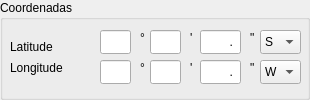
<?xml version="1.0" encoding="UTF-8"?>
<ui version="4.0">
 <class>gbcoordinates</class>
 <widget class="QGroupBox" name="gbcoordinates">
  <property name="geometry">
   <rect>
    <x>0</x>
    <y>0</y>
    <width>310</width>
    <height>100</height>
   </rect>
  </property>
  <property name="windowTitle">
   <string>GroupBox</string>
  </property>
  <property name="title">
   <string>Coordenadas</string>
  </property>
  <widget class="QLabel" name="setlonlabel">
   <property name="geometry">
    <rect>
     <x>250</x>
     <y>60</y>
     <width>16</width>
     <height>16</height>
    </rect>
   </property>
   <property name="text">
    <string>&quot;</string>
   </property>
  </widget>
  <widget class="QLabel" name="label_lat">
   <property name="geometry">
    <rect>
     <x>10</x>
     <y>40</y>
     <width>57</width>
     <height>14</height>
    </rect>
   </property>
   <property name="text">
    <string>Latitude</string>
   </property>
  </widget>
  <widget class="QLineEdit" name="latgr">
   <property name="geometry">
    <rect>
     <x>100</x>
     <y>30</y>
     <width>31</width>
     <height>24</height>
    </rect>
   </property>
   <property name="sizePolicy">
    <sizepolicy hsizetype="Fixed" vsizetype="Fixed">
     <horstretch>0</horstretch>
     <verstretch>0</verstretch>
    </sizepolicy>
   </property>
   <property name="focusPolicy">
    <enum>Qt::StrongFocus</enum>
   </property>
   <property name="layoutDirection">
    <enum>Qt::LeftToRight</enum>
   </property>
   <property name="inputMethodHints">
    <set>Qt::ImhDigitsOnly</set>
   </property>
   <property name="inputMask">
    <string>99</string>
   </property>
   <property name="maxLength">
    <number>2</number>
   </property>
   <property name="alignment">
    <set>Qt::AlignRight|Qt::AlignTrailing|Qt::AlignVCenter</set>
   </property>
   <property name="cursorMoveStyle">
    <enum>Qt::LogicalMoveStyle</enum>
   </property>
  </widget>
  <widget class="QLabel" name="minlatlabel">
   <property name="geometry">
    <rect>
     <x>190</x>
     <y>30</y>
     <width>16</width>
     <height>16</height>
    </rect>
   </property>
   <property name="text">
    <string>'</string>
   </property>
  </widget>
  <widget class="QLineEdit" name="lonseg">
   <property name="geometry">
    <rect>
     <x>200</x>
     <y>60</y>
     <width>41</width>
     <height>24</height>
    </rect>
   </property>
   <property name="sizePolicy">
    <sizepolicy hsizetype="Fixed" vsizetype="Fixed">
     <horstretch>0</horstretch>
     <verstretch>0</verstretch>
    </sizepolicy>
   </property>
   <property name="focusPolicy">
    <enum>Qt::StrongFocus</enum>
   </property>
   <property name="layoutDirection">
    <enum>Qt::LeftToRight</enum>
   </property>
   <property name="inputMethodHints">
    <set>Qt::ImhDigitsOnly</set>
   </property>
   <property name="inputMask">
    <string>99.9</string>
   </property>
   <property name="maxLength">
    <number>4</number>
   </property>
   <property name="alignment">
    <set>Qt::AlignRight|Qt::AlignTrailing|Qt::AlignVCenter</set>
   </property>
   <property name="cursorMoveStyle">
    <enum>Qt::LogicalMoveStyle</enum>
   </property>
  </widget>
  <widget class="QLabel" name="label_lon">
   <property name="geometry">
    <rect>
     <x>10</x>
     <y>60</y>
     <width>71</width>
     <height>16</height>
    </rect>
   </property>
   <property name="text">
    <string>Longitude</string>
   </property>
  </widget>
  <widget class="QLabel" name="minlonlabel">
   <property name="geometry">
    <rect>
     <x>190</x>
     <y>60</y>
     <width>16</width>
     <height>16</height>
    </rect>
   </property>
   <property name="text">
    <string>'</string>
   </property>
  </widget>
  <widget class="QComboBox" name="comboLat">
   <property name="geometry">
    <rect>
     <x>260</x>
     <y>30</y>
     <width>41</width>
     <height>24</height>
    </rect>
   </property>
   <property name="focusPolicy">
    <enum>Qt::NoFocus</enum>
   </property>
   <item>
    <property name="text">
     <string>S</string>
    </property>
   </item>
   <item>
    <property name="text">
     <string>N</string>
    </property>
   </item>
  </widget>
  <widget class="QLineEdit" name="longr">
   <property name="geometry">
    <rect>
     <x>100</x>
     <y>60</y>
     <width>31</width>
     <height>24</height>
    </rect>
   </property>
   <property name="sizePolicy">
    <sizepolicy hsizetype="Fixed" vsizetype="Fixed">
     <horstretch>0</horstretch>
     <verstretch>0</verstretch>
    </sizepolicy>
   </property>
   <property name="focusPolicy">
    <enum>Qt::StrongFocus</enum>
   </property>
   <property name="layoutDirection">
    <enum>Qt::LeftToRight</enum>
   </property>
   <property name="inputMethodHints">
    <set>Qt::ImhDigitsOnly</set>
   </property>
   <property name="inputMask">
    <string>99</string>
   </property>
   <property name="maxLength">
    <number>2</number>
   </property>
   <property name="alignment">
    <set>Qt::AlignRight|Qt::AlignTrailing|Qt::AlignVCenter</set>
   </property>
   <property name="cursorMoveStyle">
    <enum>Qt::LogicalMoveStyle</enum>
   </property>
  </widget>
  <widget class="QLabel" name="grlatlabel">
   <property name="geometry">
    <rect>
     <x>140</x>
     <y>30</y>
     <width>16</width>
     <height>16</height>
    </rect>
   </property>
   <property name="text">
    <string>°</string>
   </property>
  </widget>
  <widget class="QLineEdit" name="latseg">
   <property name="geometry">
    <rect>
     <x>200</x>
     <y>30</y>
     <width>41</width>
     <height>24</height>
    </rect>
   </property>
   <property name="sizePolicy">
    <sizepolicy hsizetype="Fixed" vsizetype="Fixed">
     <horstretch>0</horstretch>
     <verstretch>0</verstretch>
    </sizepolicy>
   </property>
   <property name="focusPolicy">
    <enum>Qt::StrongFocus</enum>
   </property>
   <property name="layoutDirection">
    <enum>Qt::LeftToRight</enum>
   </property>
   <property name="inputMethodHints">
    <set>Qt::ImhDigitsOnly</set>
   </property>
   <property name="inputMask">
    <string>99.9</string>
   </property>
   <property name="maxLength">
    <number>4</number>
   </property>
   <property name="alignment">
    <set>Qt::AlignRight|Qt::AlignTrailing|Qt::AlignVCenter</set>
   </property>
   <property name="cursorMoveStyle">
    <enum>Qt::LogicalMoveStyle</enum>
   </property>
  </widget>
  <widget class="QLineEdit" name="latmin">
   <property name="geometry">
    <rect>
     <x>150</x>
     <y>30</y>
     <width>31</width>
     <height>24</height>
    </rect>
   </property>
   <property name="sizePolicy">
    <sizepolicy hsizetype="Fixed" vsizetype="Fixed">
     <horstretch>0</horstretch>
     <verstretch>0</verstretch>
    </sizepolicy>
   </property>
   <property name="focusPolicy">
    <enum>Qt::StrongFocus</enum>
   </property>
   <property name="layoutDirection">
    <enum>Qt::LeftToRight</enum>
   </property>
   <property name="inputMethodHints">
    <set>Qt::ImhDigitsOnly</set>
   </property>
   <property name="inputMask">
    <string>99</string>
   </property>
   <property name="maxLength">
    <number>2</number>
   </property>
   <property name="alignment">
    <set>Qt::AlignRight|Qt::AlignTrailing|Qt::AlignVCenter</set>
   </property>
   <property name="cursorMoveStyle">
    <enum>Qt::LogicalMoveStyle</enum>
   </property>
  </widget>
  <widget class="QLineEdit" name="lonmin">
   <property name="geometry">
    <rect>
     <x>150</x>
     <y>60</y>
     <width>31</width>
     <height>24</height>
    </rect>
   </property>
   <property name="sizePolicy">
    <sizepolicy hsizetype="Fixed" vsizetype="Fixed">
     <horstretch>0</horstretch>
     <verstretch>0</verstretch>
    </sizepolicy>
   </property>
   <property name="focusPolicy">
    <enum>Qt::StrongFocus</enum>
   </property>
   <property name="layoutDirection">
    <enum>Qt::LeftToRight</enum>
   </property>
   <property name="inputMethodHints">
    <set>Qt::ImhDigitsOnly</set>
   </property>
   <property name="inputMask">
    <string>99</string>
   </property>
   <property name="maxLength">
    <number>2</number>
   </property>
   <property name="alignment">
    <set>Qt::AlignRight|Qt::AlignTrailing|Qt::AlignVCenter</set>
   </property>
   <property name="cursorMoveStyle">
    <enum>Qt::LogicalMoveStyle</enum>
   </property>
  </widget>
  <widget class="QLabel" name="seglatlabel">
   <property name="geometry">
    <rect>
     <x>250</x>
     <y>30</y>
     <width>16</width>
     <height>16</height>
    </rect>
   </property>
   <property name="text">
    <string>&quot;</string>
   </property>
  </widget>
  <widget class="QLabel" name="grlonlabel">
   <property name="geometry">
    <rect>
     <x>140</x>
     <y>60</y>
     <width>16</width>
     <height>16</height>
    </rect>
   </property>
   <property name="text">
    <string>°</string>
   </property>
  </widget>
  <widget class="QComboBox" name="comboLon">
   <property name="geometry">
    <rect>
     <x>260</x>
     <y>60</y>
     <width>41</width>
     <height>24</height>
    </rect>
   </property>
   <property name="focusPolicy">
    <enum>Qt::NoFocus</enum>
   </property>
   <item>
    <property name="text">
     <string>W</string>
    </property>
   </item>
   <item>
    <property name="text">
     <string>E</string>
    </property>
   </item>
  </widget>
 </widget>
 <tabstops>
  <tabstop>latgr</tabstop>
  <tabstop>latmin</tabstop>
  <tabstop>latseg</tabstop>
  <tabstop>longr</tabstop>
  <tabstop>lonmin</tabstop>
  <tabstop>lonseg</tabstop>
  <tabstop>comboLat</tabstop>
  <tabstop>comboLon</tabstop>
 </tabstops>
 <resources/>
 <connections/>
</ui>
